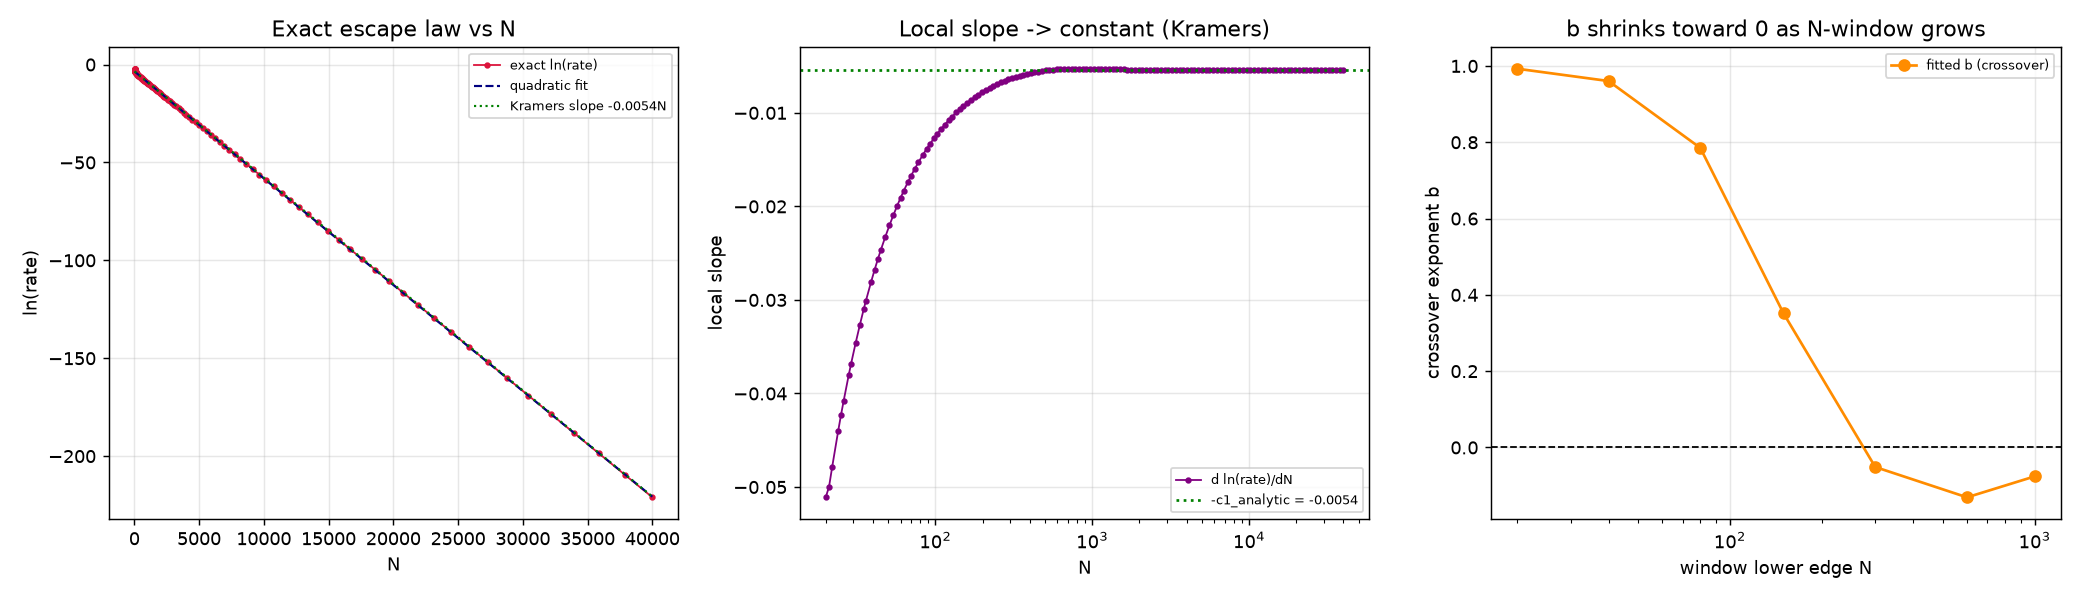

Generate this figure with Python:
"""
DECISIVE MODEL COMPARISON ON EXACT (NOISE-FREE) DATA  (deepseek_v4_flash)
=========================================================================
The 'crossover' law ln(rate) = c0 - c1*N - b*ln N was fit to 6 noisy, partly
censored Monte-Carlo points.  Here we replace those points with the EXACT
mean-first-passage time (quadrature, zero sampling noise) and ask:

  Q1. Is the exact ln(rate) vs N curve actually curved (crossover) or linear
      (pure Kramers) once we have thousands of N values?
  Q2. Does the fitted crossover exponent b survive, or does it shrink to 0
      as the fit window moves to larger N  (i.e. it is a finite-size artifact)?
  Q3. What is the analytic asymptotic prediction?
"""
import numpy as np, json, math
import matplotlib
matplotlib.use('Agg')
import matplotlib.pyplot as plt
from exact_mfpt import mfpt_log, rate_of_N, RC, B, S2, K0, ALPHA

# ---------------------------------------------------------------------------
# 1. Exact curve on a dense, wide N grid
# ---------------------------------------------------------------------------
Ns = np.unique(np.round(np.geomspace(20, 40000, 140)).astype(int))
lnrate = np.array([rate_of_N(N) for N in Ns])
print("exact curve:", Ns[0], "->", Ns[-1], "  npts", len(Ns))

# analytic asymptotic: ln(rate) -> 2B(Rc)/D = 2 B(Rc) N / S2  (pure Kramers)
c1_analytic = -2.0 * B(RC) / S2     # positive, so ln(rate) ~ -c1_analytic*N
print(f"analytic Kramers slope  c1 = -2B(Rc)/S2 = {c1_analytic:.6f}")

# ---------------------------------------------------------------------------
# 2. Local curvature: is ln(rate) exactly linear in N?
#    fit a quadratic ln(rate) = a + b1*N + b2*N^2 over the FULL range and
#    over the top half; report b2.  Pure Kramers => b2 ~ 0.
# ---------------------------------------------------------------------------
def polyfit_quad(N, y):
    A = np.vstack([np.ones_like(N), N, N*N]).T
    coef, *_ = np.linalg.lstsq(A, y, rcond=None)
    return coef  # [a, b1, b2]

c_full = polyfit_quad(Ns.astype(float), lnrate)
mask_top = Ns >= Ns[len(Ns)//2]
c_top = polyfit_quad(Ns[mask_top].astype(float), lnrate[mask_top])
print("\n[Q1] quadratic fit ln(rate)=a+b1*N+b2*N^2")
print(f"   full range : b1={c_full[1]:.6f}  b2={c_full[2]:.3e}")
print(f"   upper half : b1={c_top[1]:.6f}  b2={c_top[2]:.3e}")
print(f"   analytic b1 (Kramers) = {-c1_analytic:.6f}")

# ---------------------------------------------------------------------------
# 3. Fit the three rival models over SLIDING WINDOWS in N.
#    If 'b' is a real exponent it is stable; if it is a finite-size artifact
#    it shrinks toward 0 as the window moves to larger N.
# ---------------------------------------------------------------------------
def fit_models(N, y):
    N = np.asarray(N, float); y = np.asarray(y, float)
    out = {}
    # Kramers: y = c0 - c1 N
    A = np.vstack([np.ones_like(N), N]).T
    coef, *_ = np.linalg.lstsq(A, y, rcond=None)
    r = y - A @ coef
    out['kramers'] = dict(c0=coef[0], c1=-coef[1], rms=float(np.sqrt(np.mean(r*r))), k=2)
    # Power: y = c0 - c1 ln N
    L = np.log(N)
    A = np.vstack([np.ones_like(N), L]).T
    coef, *_ = np.linalg.lstsq(A, y, rcond=None)
    r = y - A @ coef
    out['power'] = dict(c0=coef[0], c1=-coef[1], rms=float(np.sqrt(np.mean(r*r))), k=2)
    # Crossover: y = c0 - c1 N - b ln N  (linear in params)
    A = np.vstack([np.ones_like(N), N, L]).T
    coef, *_ = np.linalg.lstsq(A, y, rcond=None)
    r = y - A @ coef
    out['crossover'] = dict(c0=coef[0], c1=-coef[1], b=-coef[2],
                            rms=float(np.sqrt(np.mean(r*r))), k=3)
    return out

def aic(rms, n, k):
    # Gaussian AIC with sigma estimated from rms
    s2 = max(rms*rms, 1e-30)
    return n*math.log(s2) + 2*k

print("\n[Q2] sliding-window fits  (b is the crossover exponent)")
print(f"{'window':>22} {'n':>4} | {'rms_kram':>9} {'rms_pow':>9} {'rms_cross':>9} | {'b':>9} {'c1':>9} | {'AICwin':>8}")
windows = []
edges = [(20,120),(40,300),(80,800),(150,2000),(300,5000),(600,12000),(1000,40000)]
for lo, hi in edges:
    m = (Ns>=lo)&(Ns<=hi)
    Nw, yw = Ns[m].astype(float), lnrate[m]
    f = fit_models(Nw, yw)
    aics = {k: aic(f[k]['rms'], len(Nw), f[k]['k']) for k in f}
    win = aics['crossover'] < min(aics['kramers'], aics['power'])
    windows.append((lo,hi,len(Nw),f['crossover']['b'],f['crossover']['c1']))
    print(f"{lo:>8}-{hi:<12} {len(Nw):>4} | {f['kramers']['rms']:>9.2e} {f['power']['rms']:>9.2e} {f['crossover']['rms']:>9.2e} | "
          f"{f['crossover']['b']:>9.4f} {f['crossover']['c1']:>9.6f} | {'CROSS' if win else 'single':>8}")

# ---------------------------------------------------------------------------
# 4. Direct local power-law exponent from the exact curve:
#    b_local(N) = - d ln(rate)/d ln N  after removing the Kramers linear part.
#    Equivalently, for the crossover form,  d ln(rate)/d ln N = -c1 N - b.
#    Compute d ln(rate)/dN numerically and test whether it approaches -c1.
# ---------------------------------------------------------------------------
lnN = np.log(Ns.astype(float))
dlnr_dlnN = np.gradient(lnrate, lnN)
dlnr_dN   = np.gradient(lnrate, Ns.astype(float))
# effective local exponent under crossover model: b_eff = -dlnr_dlnN - c1*N
b_eff = -dlnr_dlnN - c1_analytic*Ns

print("\n[Q3] local slope diagnostics")
print(f"{'N':>8} {'dln(rate)/dN':>14} {'-c1_analytic':>14} {'b_eff':>10}")
for i in [0, len(Ns)//4, len(Ns)//2, 3*len(Ns)//4, len(Ns)-1]:
    print(f"{Ns[i]:>8} {dlnr_dN[i]:>14.6f} {-c1_analytic:>14.6f} {b_eff[i]:>10.4f}")

# ---------------------------------------------------------------------------
# 5. AIC on the FULL exact dataset
# ---------------------------------------------------------------------------
f_full = fit_models(Ns.astype(float), lnrate)
aics_full = {k: aic(f_full[k]['rms'], len(Ns), f_full[k]['k']) for k in f_full}
print("\n[FULL DATA AIC]")
for k in ['kramers','power','crossover']:
    print(f"   {k:>10}: rms={f_full[k]['rms']:.3e}  AIC={aics_full[k]:.2f}  params={f_full[k]['k']}")
best = min(aics_full, key=aics_full.get)
print(f"   BEST on full exact data: {best}")

# ---------------------------------------------------------------------------
# 6. Save everything
# ---------------------------------------------------------------------------
res = dict(
    Ns=Ns.tolist(), lnrate=lnrate.tolist(),
    c1_analytic=c1_analytic, RC=RC, B_RC=B(RC),
    quad_full=c_full.tolist(), quad_top=c_top.tolist(),
    windows=[dict(lo=w[0],hi=w[1],n=w[2],b=w[3],c1=w[4]) for w in windows],
    fits_full={k:{kk:vv for kk,vv in f_full[k].items()} for k in f_full},
    aic_full=aics_full, best_full=best,
    b_eff=[float(x) for x in b_eff],
)
json.dump(res, open('exact_model_comparison.json','w'), indent=2)

# ---------------------------------------------------------------------------
# 7. Figure
# ---------------------------------------------------------------------------
fig, axes = plt.subplots(1, 3, figsize=(16,4.6))

ax = axes[0]
ax.plot(Ns, lnrate, 'o-', ms=2.5, lw=1, color='crimson', label='exact ln(rate)')
ax.plot(Ns, c_full[0] + c_full[1]*Ns + c_full[2]*Ns**2, '--', lw=1.2, color='navy', label='quadratic fit')
ax.plot(Ns, -c1_analytic*Ns + c_full[0], ':', lw=1.2, color='green', label=f'Kramers slope -{c1_analytic:.4f}N')
ax.set_xlabel('N'); ax.set_ylabel('ln(rate)'); ax.set_title('Exact escape law vs N')
ax.legend(fontsize=7); ax.grid(alpha=.3)

ax = axes[1]
ax.plot(Ns, dlnr_dN, 'o-', ms=2.5, lw=1, color='purple', label='d ln(rate)/dN')
ax.axhline(-c1_analytic, color='green', ls=':', label=f'-c1_analytic = {-c1_analytic:.4f}')
ax.set_xscale('log'); ax.set_xlabel('N'); ax.set_ylabel('local slope')
ax.set_title('Local slope -> constant (Kramers)'); ax.legend(fontsize=7); ax.grid(alpha=.3)

ax = axes[2]
ws = [w[0] for w in windows]
bvals = [w[3] for w in windows]
ax.plot(ws, bvals, 'o-', color='darkorange', ms=6, label='fitted b (crossover)')
ax.axhline(0, color='k', ls='--', lw=1)
ax.set_xscale('log'); ax.set_xlabel('window lower edge N'); ax.set_ylabel('crossover exponent b')
ax.set_title('b shrinks toward 0 as N-window grows'); ax.legend(fontsize=7); ax.grid(alpha=.3)

plt.tight_layout()
plt.savefig('exact_model_comparison.png', dpi=130)
print("\nSaved exact_model_comparison.json + .png")
